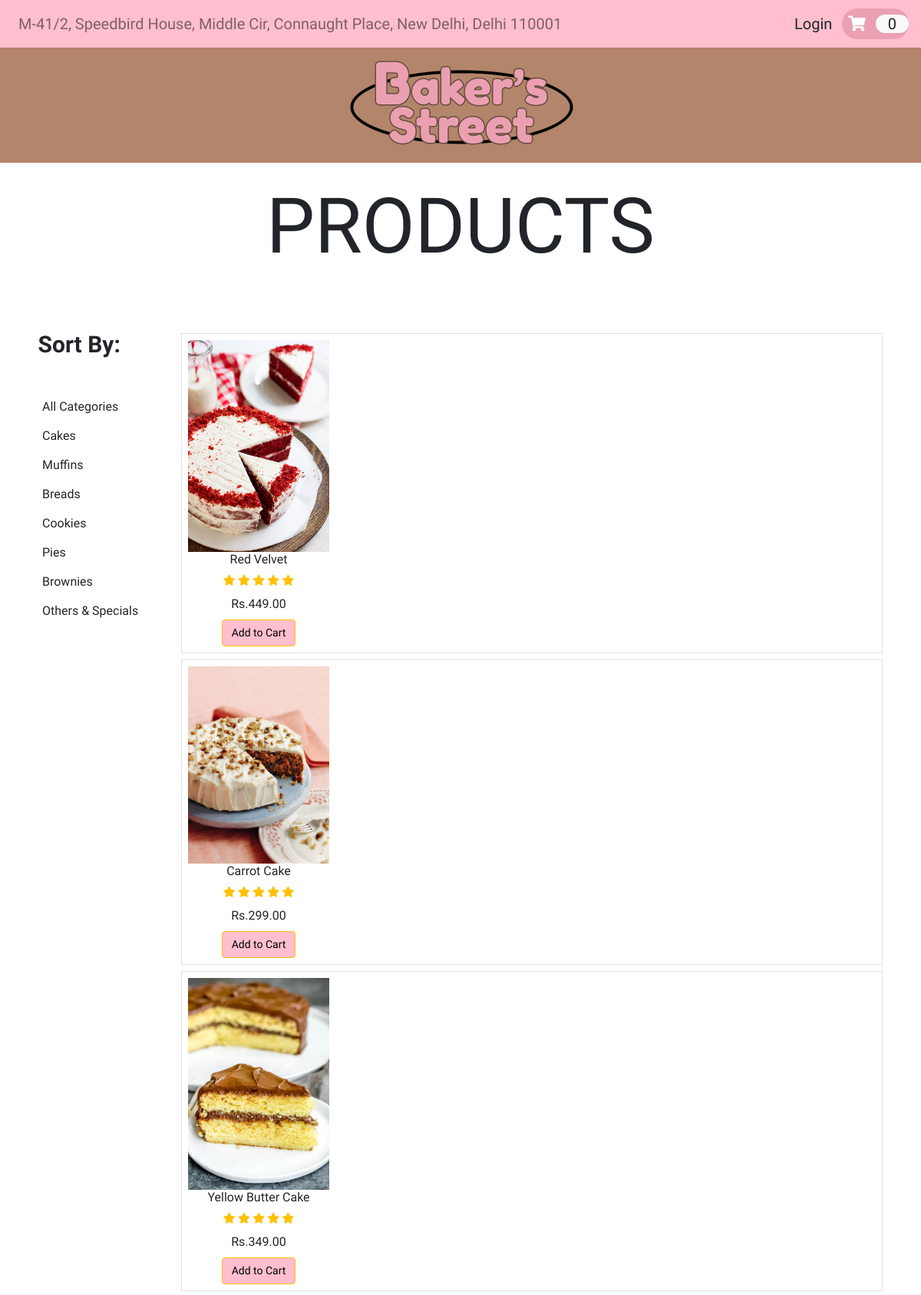
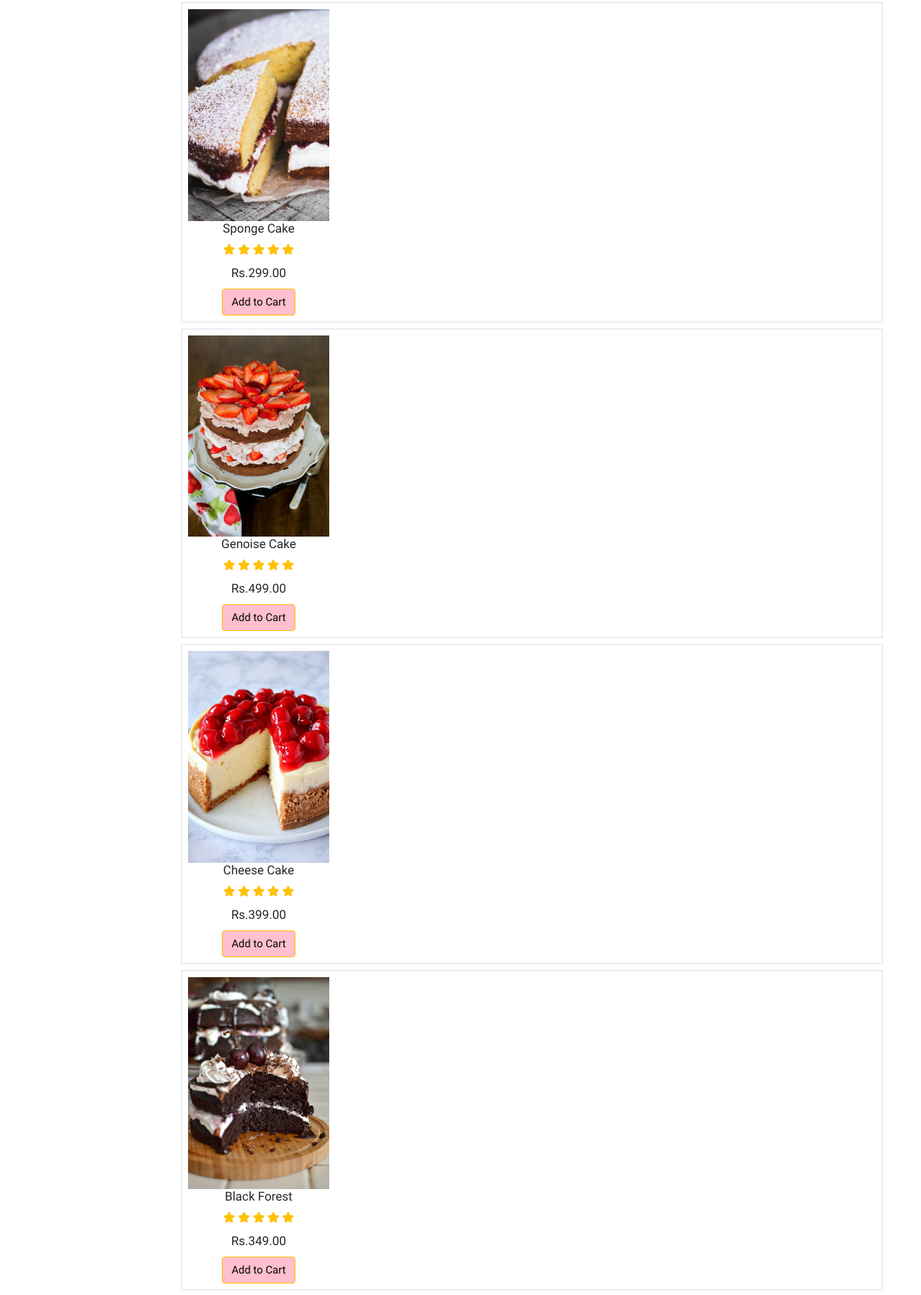
/shop-now.php (upper part), run on the app's committed database (2 pictures, top to bottom).
### tables this page shows
CREATE TABLE `product` (
  `item_id` int(11) NOT NULL,
  `item_category` varchar(200) NOT NULL,
  `item_name` varchar(255) NOT NULL,
  `item_price` double(10,2) NOT NULL,
  `item_image` varchar(255) NOT NULL,
  `item_register` datetime DEFAULT NULL
);

### shop-now.php (called while the page is built, shortened)
<?php
include("header.php");
?>
<?php
include("Template/_shop.php");
?>
<?php
include("footer.php");
?>

### database/Product.php (called while the page is built, shortened)
<?php
class product{
    public $db = null;
    public function __construct(DBController $db){
        $this->db = $db;
    }
    public function getData($table = 'product'){
        $result = $this->db->con->query("SELECT * FROM ($table)");
        $resultArray = array();
        while($item = mysqli_fetch_array($result, MYSQLI_ASSOC)){
            $resultArray[] = $item;
        }
        return $resultArray;
    }
}

### database/DBController.php (called while the page is built, shortened)
<?php
class DBController{
    protected $host = 'localhost';
    protected $user = 'root';
    protected $password = '';
    protected $database = "bakerst";
    public function __construct(){
        $this->con = mysqli_connect($this->host, $this->user, $this->password, $this->database);
    }
}

### Template/_shop.php (the view)
<?php
    $product_shuffle = $product->getData();
?>
<section id="bestseller">
    <p class=" mb-5 py-2 px-4 text-center font-size-100 font-quick">PRODUCTS</p>
    <div class="container d-flex">
        <div id="filter" class="col-sm-2 button-group text-right font-quick grid">
            <p class="font-size-30 font-quick"><strong>&nbspSort By:</strong></p><br>
            <button class="btn is-checked" data-filter="*">All Categories</button><br>
            <button class="btn" data-filter=".cake">Cakes</button><br>
            <button class="btn" data-filter=".muffin">Muffins</button><br>
            <button class="btn" data-filter=".bread">Breads</button><br>
            <button class="btn" data-filter=".cookie">Cookies</button><br>
            <button class="btn" data-filter=".pie">Pies</button><br>
            <button class="btn" data-filter=".brownie">Brownies</button><br>
            <button class="btn" data-filter=".other">Others & Specials</button><br>
        </div>
        <div class="grid col-sm-10">
            <?php array_map(function($item){?>
            <div class="grid-item m-2 border <?php echo $item['item_category'];?>">
                <div class="item py-2 px-2" style="width:200px;">
                    <div class="product font-quick">
                        <a href="#"><img src="<?php echo $item['item_image']??"./assets/Inventory/Other%20&%20Specials/chefspecial.jpeg";?>" class="w-100" alt="chefspecial"></a>
                        <div class="text-center">
                            <h6><?php echo $item['item_name']??"Unknown";?></h6>
                            <div class="rating text-warning font-size-14">
                                <span><i class="fas fa-star"></i></span>
                                <span><i class="fas fa-star"></i></span>
                                <span><i class="fas fa-star"></i></span>
                                <span><i class="fas fa-star"></i></span>
                                <span><i class="fas fa-star"></i></span>
                            </div>
                            <div class="price py-2">
                                <span>Rs.<?php echo $item['item_price']??'0'?></span>
                            </div>
                            <button type="submit" class="btn btn-warning font-size-14 color-pink-second-bg">Add to Cart</button>
                        </div>
                    </div>
                </div>
            </div>
            <?php },$product_shuffle)?>
        </div>
    </div>
</section>

### header.php (shortened to what this page needs)
<!DOCTYPE html>
<html lang="en">
<head>
</head>
<link href="https://cdn.jsdelivr.net/npm/bootstrap@5.0.0-beta3/dist/css/bootstrap.min.css" rel="stylesheet">
<link rel="stylesheet" href="https://cdnjs.cloudflare.com/ajax/libs/OwlCarousel2/2.3.4/assets/owl.carousel.min.css" />
<link rel="stylesheet" href="https://cdnjs.cloudflare.com/ajax/libs/OwlCarousel2/2.3.4/assets/owl.theme.default.min.css" />
<link rel="stylesheet" href="https://cdnjs.cloudflare.com/ajax/libs/font-awesome/5.15.3/css/all.min.css" />
<link rel="stylesheet" href="style.css">
<body>
<header id="header">
    <div class="strip d-flex justify-content-between px-2  color-pink-second-bg">
        <p class="font-rale font-size-20 text-black-50 m-3">M-41/2, Speedbird House, Middle Cir, Connaught Place, New Delhi, Delhi 110001</p>
        <div class="font-rale font-size-20 px-2 py-3">
            <a href="#" class="px-2 py-2 border-right border-left text-dark text-decoration-none">Login</a>
            <a href="#" class="py-2 rounded-pill color-pink-bg text-decoration-none">
                <span class="font-size-20 px-2 text-white"><i class="fas fa-shopping-cart"></i></span>
                <span class="px-3 py=2 rounded-pill text-dark bg-light">0</span>
            </a>
        </div>
    </div>
    <div class="color-primary-bg text-center ">
        <img class="d-flex mx-auto d-block img-fluid m-50 w-25" src="./assets/bs_logo3.png">
    </div>
</header>
<main id="main-site">

### footer.php (shortened to what this page needs)
</main>
</body>
</html>

### style.css (style rules this page uses)
button, button:focus { outline: none !important; box-shadow: none !important; }
.font-rale { font-family: "Raleway", Cursive; }
.font-quick { font-family: "Quicksand", Cursive; }
.font-size-14 { font-size: 14px; }
.font-size-20 { font-size: 20px; }
.font-size-100 { font-size: 100px; }
.font-size-30 { font-size: 30px; }
.color-primary-bg { background: #B3856B; }
.color-pink-bg { background: #EBA0B2; }
.color-pink-second-bg { background: #FFBFCE; }

### data on the page
product: item_image (picture), item_name "Red Velvet", item_price "449.00"
product: item_image (picture), item_name "Carrot Cake", item_price "299.00"
product: item_image (picture), item_name "Yellow Butter Cake", item_price "349.00"
product: item_image (picture), item_name "Sponge Cake", item_price "299.00"
product: item_image (picture), item_name "Genoise Cake", item_price "499.00"
product: item_image (picture), item_name "Cheese Cake", item_price "399.00"
product: item_image (picture), item_name "Black Forest", item_price "349.00"
